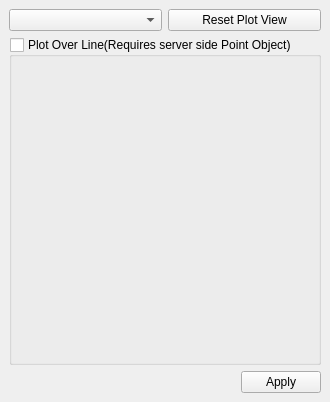
<?xml version="1.0" encoding="UTF-8"?>
<ui version="4.0">
 <class>PlotOverTimeEditor</class>
 <widget class="QDockWidget" name="PlotOverTimeEditor">
  <property name="geometry">
   <rect>
    <x>0</x>
    <y>0</y>
    <width>245</width>
    <height>402</height>
   </rect>
  </property>
  <property name="windowTitle">
   <string>Plot Over Time Editor</string>
  </property>
  <widget class="QWidget" name="dockWidgetContents">
   <layout class="QGridLayout" name="gridLayout_4" rowstretch="1,0,0,0">
    <item row="0" column="0">
     <layout class="QGridLayout" name="customPlotArea"/>
    </item>
    <item row="1" column="0">
     <layout class="QHBoxLayout" name="horizontalLayout_2">
      <item>
       <widget class="QComboBox" name="displayGraphComboBox"/>
      </item>
      <item>
       <widget class="QPushButton" name="resetPlotViewPushButton">
        <property name="text">
         <string>Reset Plot View</string>
        </property>
       </widget>
      </item>
     </layout>
    </item>
    <item row="2" column="0">
     <widget class="QGroupBox" name="plotOverTimeGroupBox">
      <property name="title">
       <string>Plot Over Line(Requires server side Point Object)</string>
      </property>
      <property name="checkable">
       <bool>true</bool>
      </property>
      <property name="checked">
       <bool>false</bool>
      </property>
      <layout class="QGridLayout" name="gridLayout"/>
     </widget>
    </item>
    <item row="3" column="0">
     <layout class="QHBoxLayout" name="horizontalLayout">
      <item>
       <spacer name="horizontalSpacer">
        <property name="orientation">
         <enum>Qt::Horizontal</enum>
        </property>
        <property name="sizeHint" stdset="0">
         <size>
          <width>40</width>
          <height>20</height>
         </size>
        </property>
       </spacer>
      </item>
      <item>
       <widget class="QPushButton" name="applyPushButton">
        <property name="text">
         <string>Apply</string>
        </property>
       </widget>
      </item>
     </layout>
    </item>
   </layout>
  </widget>
 </widget>
 <resources/>
 <connections/>
</ui>
